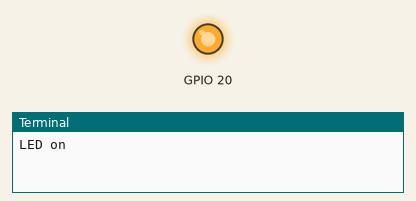
Simulated run of this program. Board: Raspberry Pi (BCM pin numbers). Shown: output pins drawn as LEDs (lit = HIGH), the last lines printed to the terminal. At 5.0 s the program stops and its outputs stay as they are.

Above: at 0.1 s.
At 5.1 s:
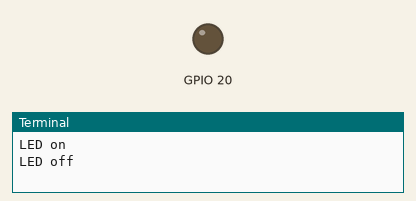
Timing chart, 0 to 6.5 s (numbered marks = the images above):
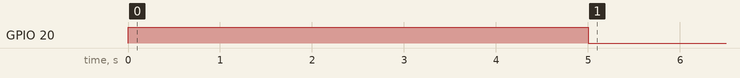

The program:

sensortest.py
```python
import Adafruit_DHT
import RPi.GPIO as GPIO
import time
GPIO.setmode(GPIO.BCM)
GPIO.setwarnings(False)
GPIO.setup(20,GPIO.OUT)
print "LED on"
GPIO.output(20,GPIO.HIGH)
time.sleep(5)
print "LED off"
GPIO.output(20,GPIO.LOW)

DHT_SENSOR = Adafruit_DHT.AM2302
DHT_PIN = 4
#while True:
#    humidity, temperature = Adafruit_DHT.read_retry(DHT_SENSOR, DHT_PIN)
#    if humidity is not None and temperature is not None:
#        print(temperature)
#    else:
#        print("Failed to retrieve data from humidity sensor")
```
